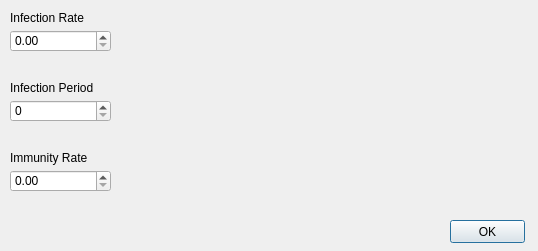
<?xml version="1.0" encoding="UTF-8"?>
<ui version="4.0">
 <class>DiseaseParamSelectView</class>
 <widget class="QDialog" name="DiseaseParamSelectView">
  <property name="geometry">
   <rect>
    <x>0</x>
    <y>0</y>
    <width>538</width>
    <height>251</height>
   </rect>
  </property>
  <property name="windowTitle">
   <string>DiseaseParamSelectView</string>
  </property>
  <widget class="QPushButton" name="okButton">
   <property name="geometry">
    <rect>
     <x>450</x>
     <y>220</y>
     <width>75</width>
     <height>23</height>
    </rect>
   </property>
   <property name="text">
    <string>OK</string>
   </property>
  </widget>
  <widget class="QDoubleSpinBox" name="infectionRateSpinbox">
   <property name="geometry">
    <rect>
     <x>10</x>
     <y>30</y>
     <width>101</width>
     <height>22</height>
    </rect>
   </property>
  </widget>
  <widget class="QDoubleSpinBox" name="immunityRateSpinbox">
   <property name="geometry">
    <rect>
     <x>10</x>
     <y>170</y>
     <width>101</width>
     <height>22</height>
    </rect>
   </property>
  </widget>
  <widget class="QLabel" name="label">
   <property name="geometry">
    <rect>
     <x>10</x>
     <y>10</y>
     <width>101</width>
     <height>16</height>
    </rect>
   </property>
   <property name="text">
    <string>Infection Rate</string>
   </property>
  </widget>
  <widget class="QLabel" name="label_2">
   <property name="geometry">
    <rect>
     <x>10</x>
     <y>80</y>
     <width>101</width>
     <height>16</height>
    </rect>
   </property>
   <property name="text">
    <string>Infection Period</string>
   </property>
  </widget>
  <widget class="QSpinBox" name="infectionPeriodSpinbox">
   <property name="geometry">
    <rect>
     <x>10</x>
     <y>100</y>
     <width>101</width>
     <height>22</height>
    </rect>
   </property>
  </widget>
  <widget class="QLabel" name="label_3">
   <property name="geometry">
    <rect>
     <x>10</x>
     <y>150</y>
     <width>101</width>
     <height>16</height>
    </rect>
   </property>
   <property name="text">
    <string>Immunity Rate</string>
   </property>
  </widget>
 </widget>
 <layoutdefault spacing="6" margin="11"/>
 <resources/>
 <connections/>
</ui>
